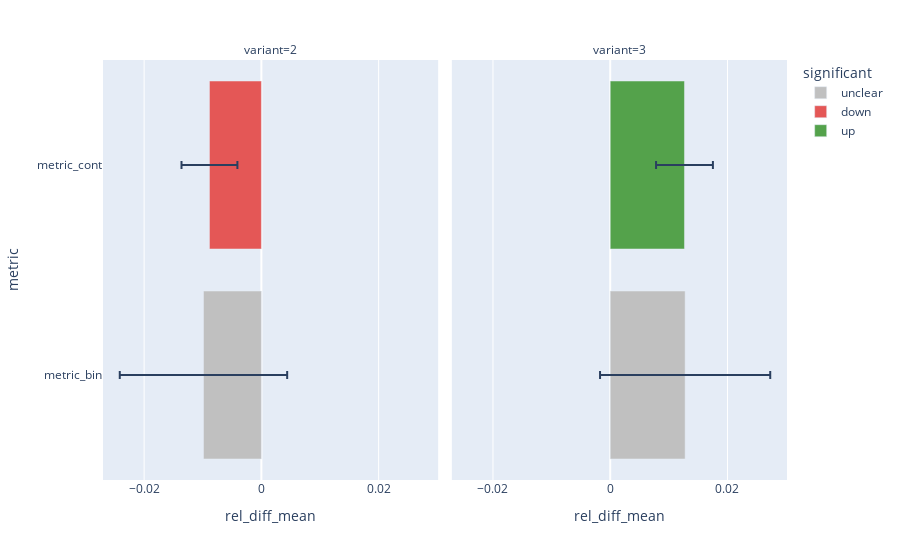

The notebook cell saved with this chart:
### Code cell
evaluator.summary_barplot()

### Figure 1 — Plotly figure (JSON) as saved in the notebook; plotly's stock layout.template omitted (floating-point values rounded to 4 significant figures)
{"data": [{"alignmentgroup": "True", "error_x": {"array": [0.01428]}, "hovertemplate": "significant=unclear<br>variant=2<br>rel_diff_mean=%{x}<br>metric=%{y}<extra></extra>", "legendgroup": "unclear", "marker": {"color": "silver", "pattern": {"shape": ""}}, "name": "unclear", "offsetgroup": "unclear", "orientation": "h", "showlegend": true, "textposition": "auto", "type": "bar", "x": [-0.009877], "xaxis": "x", "y": ["metric_bin"], "yaxis": "y"}, {"alignmentgroup": "True", "error_x": {"array": [0.01451]}, "hovertemplate": "significant=unclear<br>variant=3<br>rel_diff_mean=%{x}<br>metric=%{y}<extra></extra>", "legendgroup": "unclear", "marker": {"color": "silver", "pattern": {"shape": ""}}, "name": "unclear", "offsetgroup": "unclear", "orientation": "h", "showlegend": false, "textposition": "auto", "type": "bar", "x": [0.01278], "xaxis": "x2", "y": ["metric_bin"], "yaxis": "y2"}, {"alignmentgroup": "True", "error_x": {"array": [0.004767]}, "hovertemplate": "significant=down<br>variant=2<br>rel_diff_mean=%{x}<br>metric=%{y}<extra></extra>", "legendgroup": "down", "marker": {"color": "#E45756", "pattern": {"shape": ""}}, "name": "down", "offsetgroup": "down", "orientation": "h", "showlegend": true, "textposition": "auto", "type": "bar", "x": [-0.008856], "xaxis": "x", "y": ["metric_cont"], "yaxis": "y"}, {"alignmentgroup": "True", "error_x": {"array": [0.004848]}, "hovertemplate": "significant=up<br>variant=3<br>rel_diff_mean=%{x}<br>metric=%{y}<extra></extra>", "legendgroup": "up", "marker": {"color": "#54A24B", "pattern": {"shape": ""}}, "name": "up", "offsetgroup": "up", "orientation": "h", "showlegend": true, "textposition": "auto", "type": "bar", "x": [0.01267], "xaxis": "x2", "y": ["metric_cont"], "yaxis": "y2"}], "layout": {"annotations": [{"font": {}, "showarrow": false, "text": "variant=2", "x": 0.245, "xanchor": "center", "xref": "paper", "y": 1, "yanchor": "bottom", "yref": "paper"}, {"font": {}, "showarrow": false, "text": "variant=3", "x": 0.755, "xanchor": "center", "xref": "paper", "y": 1, "yanchor": "bottom", "yref": "paper"}], "barmode": "relative", "legend": {"title": {"text": "significant"}, "tracegroupgap": 0}, "margin": {"t": 60}, "xaxis": {"anchor": "y", "domain": [0, 0.49], "title": {"text": "rel_diff_mean"}}, "xaxis2": {"anchor": "y2", "domain": [0.51, 1], "matches": "x", "title": {"text": "rel_diff_mean"}}, "yaxis": {"anchor": "x", "domain": [0, 1], "title": {"text": "metric"}}, "yaxis2": {"anchor": "x2", "domain": [0, 1], "matches": "y", "showticklabels": false}}}
